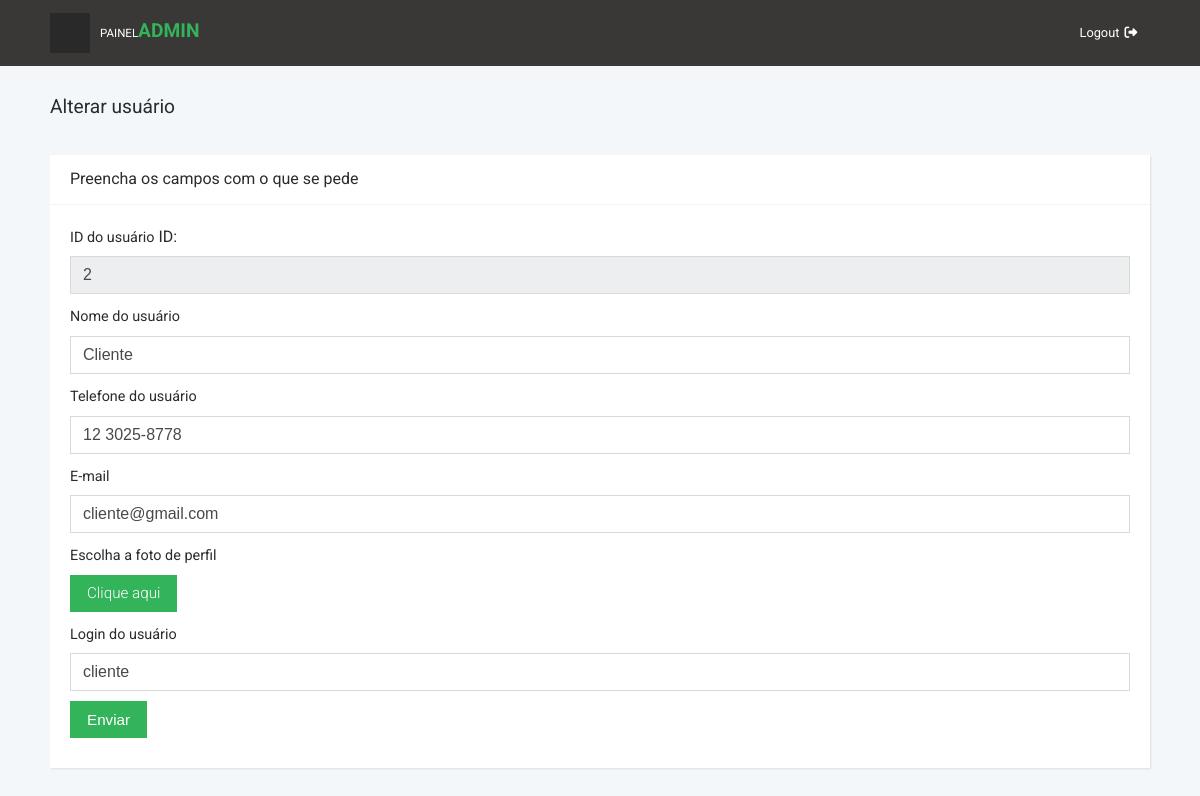
/Admin/alterarUsuario.php?id=2 (signed in), run on the app's committed database.
### tables this page shows
CREATE TABLE `usuarios` (
  `id` int(11) NOT NULL,
  `nome` varchar(100) NOT NULL,
  `telefone` varchar(30) NOT NULL,
  `endereco` varchar(255) NOT NULL,
  `num` varchar(50) NOT NULL,
  `bairro` varchar(100) NOT NULL,
  `cidade` varchar(100) NOT NULL,
  `email` varchar(100) NOT NULL,
  `login` varchar(30) NOT NULL,
  `senha` varchar(32) NOT NULL,
  `data_cadastro` datetime DEFAULT NULL,
  `nivel` enum('Cliente','Farmacia','HomeCare','Admin') NOT NULL DEFAULT 'Cliente',
  `foto` varchar(255) DEFAULT NULL
);

### Admin/alterarUsuario.php (the view, shortened to what this page needs)
<?php
	  include ("inicio.php");
	  include("conexao.php");
			if(isset($_GET['id']))
		{
			$id=$_GET['id'];
			$sql = "select * from usuarios where id='$id'";
			$resultado = $conexao->query($sql);
			$linha = $resultado->fetch_object();
		}
?>
	   <section class="forms">
        <div class="container-fluid">
          <header>
            <h1 class="h3 display">Alterar usuário</h1>
          </header>
          <div class="row">
            <div class="col-lg-12">
              <div class="card">
                <div class="card-header d-flex align-items-center">
                  <h2 class="h5 display display">Preencha os campos com o que se pede</h2>
                </div>
                <div class="card-block">
                  <form action="confirmaAlterarUsuario.php" method="post" enctype="multipart/form-data" align="auto">
					<div class="form-group">
                      <label>ID do usuário</label>
					  <?php echo "ID: <input name=\"id\" readonly=\"true\" type=\"text\" value=\"$linha->id\" class='form-control'>";?>
                    </div>
                    <div class="form-group">
                      <label>Nome do usuário</label>
                      <input type="text" placeholder="Nome Completo" value="<?php echo $linha->nome;?>" name="nome" class="form-control">
                    </div>
					<div class="form-group">
                      <label>Telefone do usuário</label>
                      <input type="text" placeholder="Telefone" value="<?php echo $linha->telefone;?>"name="telefone" id="telefone" class="form-control" onkeypress="mascara(this, '## ####-####')" maxlength="12">
                    </div>
					<div class="form-group">
                      <label>E-mail</label>
                      <input type="email" placeholder="E-mail" value="<?php echo $linha->email;?>"name="email" class="form-control">
                    </div>
					<div class="form-group">
					<div class="form-group">
					<label> Escolha a foto de perfil</label>
					  <div style="position:relative;">
						<a class='btn btn-primary' href='javascript:;'>
						Clique aqui
						</a>
						</div>
					</div>
                      <label>Login do usuário</label>
                      <input type="text" placeholder="Login" value="<?php echo $linha->login;?>"name="login" class="form-control">
                    </div>
                    <div class="form-group">
                      <input type="submit" value="Enviar" class="btn btn-primary">
                    </div>
                  </form>
                </div>
              </div>
            </div>
            </div>
           </div>
      </section>

### Admin/css/style.default.css (style rules this page uses)
a { display: inline-block; text-decoration: none; color: #fff; transition: all 0.3s; }
body { overflow-x: hidden; }
h2 { color: #555; font-weight: 400; }
.card { height: 100%; border: none; background: #fff; box-shadow: 1px 1px 2px rgba(0, 0, 0, 0.1); border-radius: 0; }
.card-header { height: 50px; background-color: #fff; border-bottom-color: #f3f3f3; border-top: none; }
.card-header h2, .card-header h3 { margin-bottom: 0; }
.display { font-weight: 400 !important; }
@media (min-width: 992px) { .container-fluid { padding: 0 50px; } }
section.forms div[class*="col-"] { margin-bottom: 30px; }
section.forms header { padding: 30px 0; }
section.forms .form-group { margin-bottom: 0; }
section.forms .btn-primary, section.forms .btn-secondary { font-weight: 300; font-size: 0.75em; border-radius: 0; }
section.forms input.form-control { border-radius: 0; }
section.forms .form-group { margin-bottom: 10px; }
section.forms label { font-size: 0.8em; }
@media (min-width: 992px) { section.forms h2 { font-size: 1rem; } }
@media (min-width: 992px) { section.forms input.form-control { border-radius: 0; } }
@media (min-width: 992px) { section.forms label { font-size: 0.9em; } }
@media (min-width: 992px) { section.forms .btn-primary, section.forms .btn-secondary { font-size: 0.95em; } }
.btn { font-weight: normal; line-height: 1.25; border: 1px solid transparent; padding: 0.5rem 1rem; font-size: 1rem; border-radius: 0.25rem; transition: all 0.2s ease-in-out; }
.btn-primary { color: #fff; background-color: #33b35a; border-color: #33b35a; }
body { font-family: "Roboto", sans-serif; font-size: 1rem; font-weight: normal; line-height: 1.5; color: #292b2c; background-color: #fff; }
a { color: #33b35a; text-decoration: none; }
h1, h2, h3, h4, h5, h6, .h1, .h2, .h3, .h4, .h5, .h6 { margin-bottom: 0.5rem; font-family: "Roboto", sans-serif; font-weight: 500; line-height: 1.1; color: inherit; }
h1, .h1 { font-size: 1.5rem; }
h2, .h2 { font-size: 1.3rem; }
h3, .h3 { font-size: 1.2rem; }
h5, .h5 { font-size: 0.9rem; }

### data on the page
usuarios: id "2", nome "Cliente", telefone "12 3025-8778", email "cliente@gmail.com", login "cliente"
